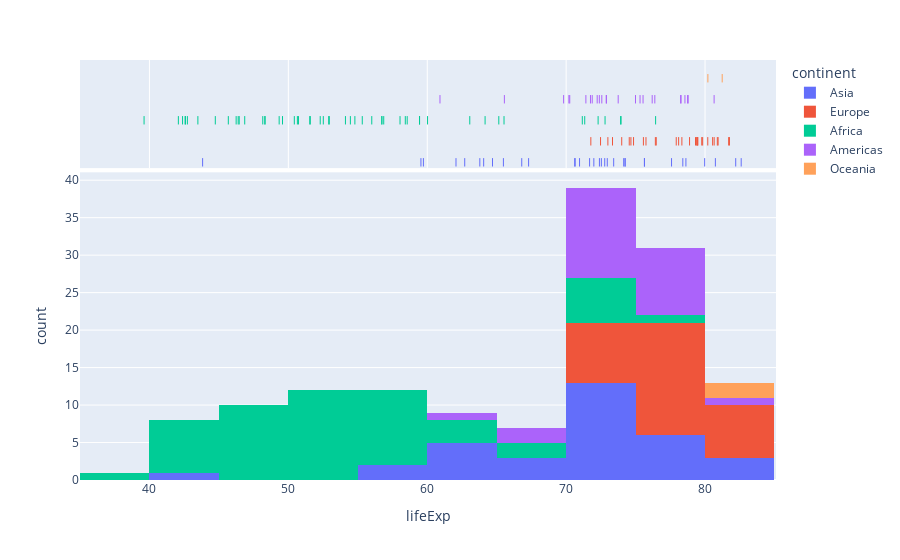

This figure's notebook cell:
### Code cell
fig = px.histogram(gapminder_2007,
                  x='lifeExp', 
                  color='continent',
                  marginal='rug',
                  hover_data=['country', 'gdpPercap'],   # 호버시 내용으로 표기
                  hover_name='country')   # 호버시 상단에 크게 표기
fig.show()

### Figure 1 — Plotly figure (JSON) as saved in the notebook; plotly's stock layout.template omitted (floating-point values rounded to 4 significant figures)
{"data": [{"alignmentgroup": "True", "bingroup": "x", "hovertemplate": "continent=Asia<br>lifeExp=%{x}<br>count=%{y}<extra></extra>", "legendgroup": "Asia", "marker": {"color": "#636efa"}, "name": "Asia", "offsetgroup": "Asia", "orientation": "v", "showlegend": true, "type": "histogram", "x": [43.83, 75.64, 64.06, 59.72, 72.96, 82.21, 64.7, 70.65, 70.96, 59.55, 80.75, 82.6, 72.53, 67.3, 78.62, 77.59, 71.99, 74.24, 66.8, 62.07, 63.78, 75.64, 65.48, 71.69, 72.78, 79.97, 72.4, 74.14, 78.4, 70.62, 74.25, 73.42, 62.7], "xaxis": "x", "yaxis": "y"}, {"alignmentgroup": "True", "boxpoints": "all", "customdata": [["Afghanistan", 974.6], ["Bahrain", 29800.0], ["Bangladesh", 1391.0], ["Cambodia", 1714.0], ["China", 4959.0], ["Hong Kong, China", 39720.0], ["India", 2452.0], ["Indonesia", 3541.0], ["Iran", 11610.0], ["Iraq", 4471.0], ["Israel", 25520.0], ["Japan", 31660.0], ["Jordan", 4519.0], ["Korea, Dem. Rep.", 1593.0], ["Korea, Rep.", 23350.0], ["Kuwait", 47310.0], ["Lebanon", 10460.0], ["Malaysia", 12450.0], ["Mongolia", 3096.0], ["Myanmar", 944], ["Nepal", 1091.0], ["Oman", 22320.0], ["Pakistan", 2606.0], ["Philippines", 3190.0], ["Saudi Arabia", 21650.0], ["Singapore", 47140.0], ["Sri Lanka", 3970.0], ["Syria", 4185.0], ["Taiwan", 28720.0], ["Thailand", 7458.0], ["Vietnam", 2442.0], ["West Bank and Gaza", 3025.0], ["Yemen, Rep.", 2281.0]], "fillcolor": "rgba(255,255,255,0)", "hoveron": "points", "hovertemplate": "<b>%{hovertext}</b><br><br>continent=Asia<br>lifeExp=%{x}<br>country=%{customdata[0]}<br>gdpPercap=%{customdata[1]}<extra></extra>", "hovertext": ["Afghanistan", "Bahrain", "Bangladesh", "Cambodia", "China", "Hong Kong, China", "India", "Indonesia", "Iran", "Iraq", "Israel", "Japan", "Jordan", "Korea, Dem. Rep.", "Korea, Rep.", "Kuwait", "Lebanon", "Malaysia", "Mongolia", "Myanmar", "Nepal", "Oman", "Pakistan", "Philippines", "Saudi Arabia", "Singapore", "Sri Lanka", "Syria", "Taiwan", "Thailand", "Vietnam", "West Bank and Gaza", "Yemen, Rep."], "jitter": 0, "legendgroup": "Asia", "line": {"color": "rgba(255,255,255,0)"}, "marker": {"color": "#636efa", "symbol": "line-ns-open"}, "name": "Asia", "offsetgroup": "Asia", "showlegend": false, "type": "box", "x": [43.83, 75.64, 64.06, 59.72, 72.96, 82.21, 64.7, 70.65, 70.96, 59.55, 80.75, 82.6, 72.53, 67.3, 78.62, 77.59, 71.99, 74.24, 66.8, 62.07, 63.78, 75.64, 65.48, 71.69, 72.78, 79.97, 72.4, 74.14, 78.4, 70.62, 74.25, 73.42, 62.7], "xaxis": "x2", "yaxis": "y2"}, {"alignmentgroup": "True", "bingroup": "x", "hovertemplate": "continent=Europe<br>lifeExp=%{x}<br>count=%{y}<extra></extra>", "legendgroup": "Europe", "marker": {"color": "#EF553B"}, "name": "Europe", "offsetgroup": "Europe", "orientation": "v", "showlegend": true, "type": "histogram", "x": [76.42, 79.83, 79.44, 74.85, 73.0, 75.75, 76.49, 78.33, 79.31, 80.66, 79.41, 79.48, 73.34, 81.76, 78.89, 80.55, 74.54, 79.76, 80.2, 75.56, 78.1, 72.48, 74.0, 74.66, 77.93, 80.94, 80.88, 81.7, 71.78, 79.42], "xaxis": "x", "yaxis": "y"}, {"alignmentgroup": "True", "boxpoints": "all", "customdata": [["Albania", 5937.0], ["Austria", 36130.0], ["Belgium", 33690.0], ["Bosnia and Herzegovina", 7446.0], ["Bulgaria", 10680.0], ["Croatia", 14620.0], ["Czech Republic", 22830.0], ["Denmark", 35280.0], ["Finland", 33210.0], ["France", 30470.0], ["Germany", 32170.0], ["Greece", 27540.0], ["Hungary", 18010.0], ["Iceland", 36180.0], ["Ireland", 40680.0], ["Italy", 28570.0], ["Montenegro", 9254.0], ["Netherlands", 36800.0], ["Norway", 49360.0], ["Poland", 15390.0], ["Portugal", 20510.0], ["Romania", 10810.0], ["Serbia", 9787.0], ["Slovak Republic", 18680.0], ["Slovenia", 25770.0], ["Spain", 28820.0], ["Sweden", 33860.0], ["Switzerland", 37510.0], ["Turkey", 8458.0], ["United Kingdom", 33200.0]], "fillcolor": "rgba(255,255,255,0)", "hoveron": "points", "hovertemplate": "<b>%{hovertext}</b><br><br>continent=Europe<br>lifeExp=%{x}<br>country=%{customdata[0]}<br>gdpPercap=%{customdata[1]}<extra></extra>", "hovertext": ["Albania", "Austria", "Belgium", "Bosnia and Herzegovina", "Bulgaria", "Croatia", "Czech Republic", "Denmark", "Finland", "France", "Germany", "Greece", "Hungary", "Iceland", "Ireland", "Italy", "Montenegro", "Netherlands", "Norway", "Poland", "Portugal", "Romania", "Serbia", "Slovak Republic", "Slovenia", "Spain", "Sweden", "Switzerland", "Turkey", "United Kingdom"], "jitter": 0, "legendgroup": "Europe", "line": {"color": "rgba(255,255,255,0)"}, "marker": {"color": "#EF553B", "symbol": "line-ns-open"}, "name": "Europe", "offsetgroup": "Europe", "showlegend": false, "type": "box", "x": [76.42, 79.83, 79.44, 74.85, 73.0, 75.75, 76.49, 78.33, 79.31, 80.66, 79.41, 79.48, 73.34, 81.76, 78.89, 80.55, 74.54, 79.76, 80.2, 75.56, 78.1, 72.48, 74.0, 74.66, 77.93, 80.94, 80.88, 81.7, 71.78, 79.42], "xaxis": "x2", "yaxis": "y2"}, {"alignmentgroup": "True", "bingroup": "x", "hovertemplate": "continent=Africa<br>lifeExp=%{x}<br>count=%{y}<extra></extra>", "legendgroup": "Africa", "marker": {"color": "#00cc96"}, "name": "Africa", "offsetgroup": "Africa", "orientation": "v", "showlegend": true, "type": "histogram", "x": [72.3, 42.73, 56.73, 50.73, 52.3, 49.58, 50.43, 44.74, 50.65, 65.15, 46.46, 55.32, 48.33, 54.79, 71.34, 51.58, 58.04, 52.95, 56.73, 59.45, 60.02, 56.01, 46.39, 54.11, 42.59, 45.68, 73.95, 59.44, 48.3, 54.47, 64.16, 72.8, 71.16, 42.08, 52.91, 56.87, 46.86, 76.44, 46.24, 65.53, 63.06, 42.57, 48.16, 49.34, 58.56, 39.61, 52.52, 58.42, 73.92, 51.54, 42.38, 43.49], "xaxis": "x", "yaxis": "y"}, {"alignmentgroup": "True", "boxpoints": "all", "customdata": [["Algeria", 6223.0], ["Angola", 4797.0], ["Benin", 1441.0], ["Botswana", 12570.0], ["Burkina Faso", 1217.0], ["Burundi", 430.1], ["Cameroon", 2042.0], ["Central African Republic", 706.0], ["Chad", 1704.0], ["Comoros", 986.1], ["Congo, Dem. Rep.", 277.6], ["Congo, Rep.", 3633.0], ["Cote d'Ivoire", 1545.0], ["Djibouti", 2082.0], ["Egypt", 5581.0], ["Equatorial Guinea", 12150.0], ["Eritrea", 641.4], ["Ethiopia", 690.8], ["Gabon", 13210.0], ["Gambia", 752.7], ["Ghana", 1328.0], ["Guinea", 942.7], ["Guinea-Bissau", 579.2], ["Kenya", 1463.0], ["Lesotho", 1569.0], ["Liberia", 414.5], ["Libya", 12060.0], ["Madagascar", 1045.0], ["Malawi", 759.3], ["Mali", 1043.0], ["Mauritania", 1803.0], ["Mauritius", 10960.0], ["Morocco", 3820.0], ["Mozambique", 823.7], ["Namibia", 4811.0], ["Niger", 619.7], ["Nigeria", 2014.0], ["Reunion", 7670.0], ["Rwanda", 863.1], ["Sao Tome and Principe", 1598.0], ["Senegal", 1712.0], ["Sierra Leone", 862.5], ["Somalia", 926.1], ["South Africa", 9270.0], ["Sudan", 2602.0], ["Swaziland", 4513.0], ["Tanzania", 1107.0], ["Togo", 883.0], ["Tunisia", 7093.0], ["Uganda", 1056.0], ["Zambia", 1271.0], ["Zimbabwe", 469.7]], "fillcolor": "rgba(255,255,255,0)", "hoveron": "points", "hovertemplate": "<b>%{hovertext}</b><br><br>continent=Africa<br>lifeExp=%{x}<br>country=%{customdata[0]}<br>gdpPercap=%{customdata[1]}<extra></extra>", "hovertext": ["Algeria", "Angola", "Benin", "Botswana", "Burkina Faso", "Burundi", "Cameroon", "Central African Republic", "Chad", "Comoros", "Congo, Dem. Rep.", "Congo, Rep.", "Cote d'Ivoire", "Djibouti", "Egypt", "Equatorial Guinea", "Eritrea", "Ethiopia", "Gabon", "Gambia", "Ghana", "Guinea", "Guinea-Bissau", "Kenya", "Lesotho", "Liberia", "Libya", "Madagascar", "Malawi", "Mali", "Mauritania", "Mauritius", "Morocco", "Mozambique", "Namibia", "Niger", "Nigeria", "Reunion", "Rwanda", "Sao Tome and Principe", "Senegal", "Sierra Leone", "Somalia", "South Africa", "Sudan", "Swaziland", "Tanzania", "Togo", "Tunisia", "Uganda", "Zambia", "Zimbabwe"], "jitter": 0, "legendgroup": "Africa", "line": {"color": "rgba(255,255,255,0)"}, "marker": {"color": "#00cc96", "symbol": "line-ns-open"}, "name": "Africa", "offsetgroup": "Africa", "showlegend": false, "type": "box", "x": [72.3, 42.73, 56.73, 50.73, 52.3, 49.58, 50.43, 44.74, 50.65, 65.15, 46.46, 55.32, 48.33, 54.79, 71.34, 51.58, 58.04, 52.95, 56.73, 59.45, 60.02, 56.01, 46.39, 54.11, 42.59, 45.68, 73.95, 59.44, 48.3, 54.47, 64.16, 72.8, 71.16, 42.08, 52.91, 56.87, 46.86, 76.44, 46.24, 65.53, 63.06, 42.57, 48.16, 49.34, 58.56, 39.61, 52.52, 58.42, 73.92, 51.54, 42.38, 43.49], "xaxis": "x2", "yaxis": "y2"}, {"alignmentgroup": "True", "bingroup": "x", "hovertemplate": "continent=Americas<br>lifeExp=%{x}<br>count=%{y}<extra></extra>", "legendgroup": "Americas", "marker": {"color": "#ab63fa"}, "name": "Americas", "offsetgroup": "Americas", "orientation": "v", "showlegend": true, "type": "histogram", "x": [75.32, 65.55, 72.39, 80.65, 78.55, 72.89, 78.78, 78.27, 72.23, 74.99, 71.88, 70.26, 60.92, 70.2, 72.57, 76.19, 72.9, 75.54, 71.75, 71.42, 78.75, 69.82, 78.24, 76.38, 73.75], "xaxis": "x", "yaxis": "y"}, {"alignmentgroup": "True", "boxpoints": "all", "customdata": [["Argentina", 12780.0], ["Bolivia", 3822.0], ["Brazil", 9066.0], ["Canada", 36320.0], ["Chile", 13170.0], ["Colombia", 7007.0], ["Costa Rica", 9645.0], ["Cuba", 8948.0], ["Dominican Republic", 6025.0], ["Ecuador", 6873.0], ["El Salvador", 5728.0], ["Guatemala", 5186.0], ["Haiti", 1202.0], ["Honduras", 3548.0], ["Jamaica", 7321.0], ["Mexico", 11980.0], ["Nicaragua", 2749.0], ["Panama", 9809.0], ["Paraguay", 4173.0], ["Peru", 7409.0], ["Puerto Rico", 19330.0], ["Trinidad and Tobago", 18010.0], ["United States", 42950.0], ["Uruguay", 10610.0], ["Venezuela", 11420.0]], "fillcolor": "rgba(255,255,255,0)", "hoveron": "points", "hovertemplate": "<b>%{hovertext}</b><br><br>continent=Americas<br>lifeExp=%{x}<br>country=%{customdata[0]}<br>gdpPercap=%{customdata[1]}<extra></extra>", "hovertext": ["Argentina", "Bolivia", "Brazil", "Canada", "Chile", "Colombia", "Costa Rica", "Cuba", "Dominican Republic", "Ecuador", "El Salvador", "Guatemala", "Haiti", "Honduras", "Jamaica", "Mexico", "Nicaragua", "Panama", "Paraguay", "Peru", "Puerto Rico", "Trinidad and Tobago", "United States", "Uruguay", "Venezuela"], "jitter": 0, "legendgroup": "Americas", "line": {"color": "rgba(255,255,255,0)"}, "marker": {"color": "#ab63fa", "symbol": "line-ns-open"}, "name": "Americas", "offsetgroup": "Americas", "showlegend": false, "type": "box", "x": [75.32, 65.55, 72.39, 80.65, 78.55, 72.89, 78.78, 78.27, 72.23, 74.99, 71.88, 70.26, 60.92, 70.2, 72.57, 76.19, 72.9, 75.54, 71.75, 71.42, 78.75, 69.82, 78.24, 76.38, 73.75], "xaxis": "x2", "yaxis": "y2"}, {"alignmentgroup": "True", "bingroup": "x", "hovertemplate": "continent=Oceania<br>lifeExp=%{x}<br>count=%{y}<extra></extra>", "legendgroup": "Oceania", "marker": {"color": "#FFA15A"}, "name": "Oceania", "offsetgroup": "Oceania", "orientation": "v", "showlegend": true, "type": "histogram", "x": [81.23, 80.2], "xaxis": "x", "yaxis": "y"}, {"alignmentgroup": "True", "boxpoints": "all", "customdata": [["Australia", 34440.0], ["New Zealand", 25190.0]], "fillcolor": "rgba(255,255,255,0)", "hoveron": "points", "hovertemplate": "<b>%{hovertext}</b><br><br>continent=Oceania<br>lifeExp=%{x}<br>country=%{customdata[0]}<br>gdpPercap=%{customdata[1]}<extra></extra>", "hovertext": ["Australia", "New Zealand"], "jitter": 0, "legendgroup": "Oceania", "line": {"color": "rgba(255,255,255,0)"}, "marker": {"color": "#FFA15A", "symbol": "line-ns-open"}, "name": "Oceania", "offsetgroup": "Oceania", "showlegend": false, "type": "box", "x": [81.23, 80.2], "xaxis": "x2", "yaxis": "y2"}], "layout": {"barmode": "relative", "legend": {"title": {"text": "continent"}, "tracegroupgap": 0}, "margin": {"t": 60}, "xaxis": {"anchor": "y", "domain": [0, 1], "title": {"text": "lifeExp"}}, "xaxis2": {"anchor": "y2", "domain": [0, 1], "matches": "x", "showgrid": true, "showticklabels": false}, "yaxis": {"anchor": "x", "domain": [0, 0.7326], "title": {"text": "count"}}, "yaxis2": {"anchor": "x2", "domain": [0.7426, 1], "matches": "y2", "showgrid": false, "showline": false, "showticklabels": false, "ticks": ""}}}
